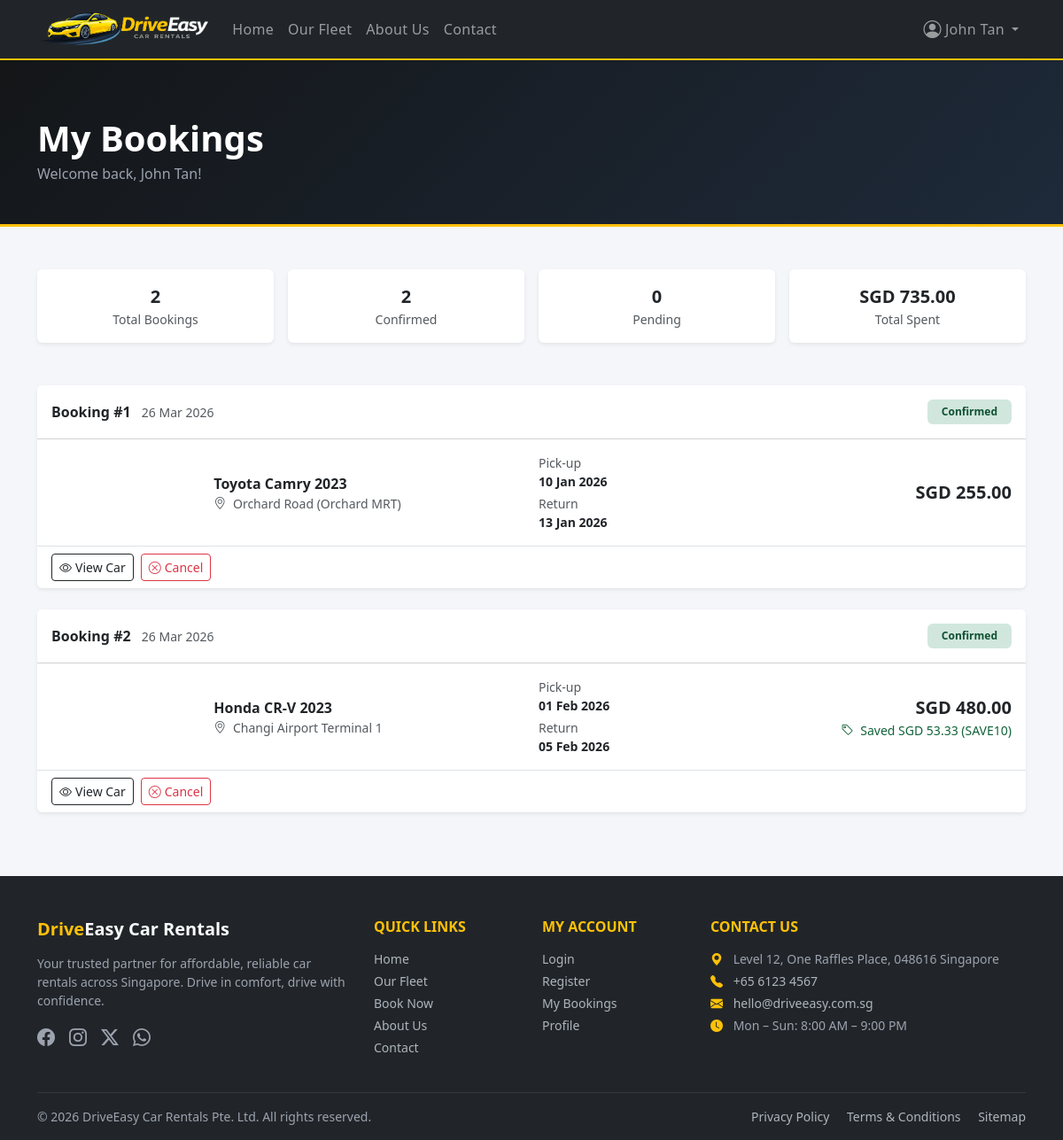
The app's page /my-bookings.php (signed in) with its own data.
### tables this page shows
CREATE TABLE IF NOT EXISTS bookings (
    id              INT AUTO_INCREMENT PRIMARY KEY,
    user_id         INT           NOT NULL,
    car_id          INT           NOT NULL,
    pickup_location VARCHAR(150)  NOT NULL,
    start_date      DATE          NOT NULL,
    end_date        DATE          NOT NULL,
    total_cost      DECIMAL(10,2) NOT NULL,
    status          ENUM('pending','confirmed','cancelled') NOT NULL DEFAULT 'pending',
    promo_code      VARCHAR(30)   DEFAULT NULL,
    discount_amount DECIMAL(10,2) NOT NULL DEFAULT 0.00,
    notes           TEXT          DEFAULT NULL,
    created_at      TIMESTAMP DEFAULT CURRENT_TIMESTAMP,
    FOREIGN KEY (user_id) REFERENCES users(id)  ON DELETE CASCADE,
    FOREIGN KEY (car_id)  REFERENCES cars(id)   ON DELETE CASCADE
);

CREATE TABLE IF NOT EXISTS cars (
    id            INT AUTO_INCREMENT PRIMARY KEY,
    brand         VARCHAR(50)   NOT NULL,
    model         VARCHAR(50)   NOT NULL,
    year          YEAR          NOT NULL,
    type          ENUM('sedan','SUV','MPV','sports') NOT NULL,
    daily_rate    DECIMAL(10,2) NOT NULL,
    status        ENUM('available','unavailable') NOT NULL DEFAULT 'available',
    image_path    VARCHAR(255)  DEFAULT 'assets/images/placeholder.jpg',
    description   TEXT,
    seats         TINYINT       NOT NULL DEFAULT 5,
    transmission  ENUM('automatic','manual') NOT NULL DEFAULT 'automatic',
    fuel_type     VARCHAR(30)   NOT NULL DEFAULT 'Petrol',
    mileage       VARCHAR(30)   DEFAULT 'Unlimited',
    created_at    TIMESTAMP DEFAULT CURRENT_TIMESTAMP
);

### includes/auth.php (called while the page is built, shortened)
<?php
function isLoggedIn(): bool
{
    return isset($_SESSION['user_id']) && !empty($_SESSION['user_id']);
}
function currentUserName(): string
{
    return htmlspecialchars($_SESSION['user_name'] ?? '', ENT_QUOTES, 'UTF-8');
}

### my-bookings.php (the view, shortened to what this page needs)
<?php
require_once __DIR__ . '/includes/db.php';
require_once __DIR__ . '/includes/auth.php';
$userId    = currentUserId();
$bookingsStmt = $pdo->prepare(
    "SELECT b.*, c.brand, c.model, c.year, c.type, c.image_path, c.daily_rate
     FROM bookings b
     JOIN cars c ON c.id = b.car_id
     WHERE b.user_id = :uid
     ORDER BY b.created_at DESC"
);
$bookingsStmt->execute([':uid' => $userId]);
$bookings = $bookingsStmt->fetchAll();
?>
<!DOCTYPE html>
<html lang="en">
<head>
    <link rel="stylesheet" href="https://cdn.jsdelivr.net/npm/bootstrap@5.3.2/dist/css/bootstrap.min.css">
    <link rel="stylesheet" href="https://cdn.jsdelivr.net/npm/bootstrap-icons@1.11.3/font/bootstrap-icons.min.css">
    <link rel="stylesheet" href="/assets/css/style.css">
</head>
<body>
<?php include __DIR__ . '/includes/navbar.php'; ?>
<main>
<div class="page-hero">
    <div class="container">
        <h1 class="fw-bold text-white mb-1">My Bookings</h1>
        <p class="text-secondary mb-0">Welcome back, <?= currentUserName() ?>!</p>
    </div>
</div>
<div class="container py-5">
    <?php if (empty($bookings)): ?>
    <div class="text-center py-5">
        <i class="bi bi-calendar-x fs-1 text-muted" aria-hidden="true"></i>
        <h2 class="h4 mt-3">No Bookings Yet</h2>
        <p class="text-muted">Looks like you haven't booked anything yet. Browse our fleet and hit the road!</p>
        <a href="/fleet.php" class="btn btn-warning fw-bold mt-2">Browse Fleet</a>
    </div>
    <?php else: ?>
    <div class="row g-3 mb-5">
        <?php
        $counts = ['pending' => 0, 'confirmed' => 0, 'cancelled' => 0];
        foreach ($bookings as $b) $counts[$b['status']] = ($counts[$b['status']] ?? 0) + 1;
        $totalSpent = array_sum(array_column(array_filter($bookings, fn($b) => $b['status'] !== 'cancelled'), 'total_cost'));
        $statCards = [
            ['Total Bookings', count($bookings),        'bi-calendar-check', 'primary'],
            ['Confirmed',      $counts['confirmed'],    'bi-check-circle',   'success'],
            ['Pending',        $counts['pending'],      'bi-hourglass-split','warning'],
            ['Total Spent',    'SGD '.number_format($totalSpent,2), 'bi-wallet2', 'info'],
        ];
        foreach ($statCards as $sc): ?>
        <div class="col-6 col-md-3">
            <div class="card text-center border-0 shadow-sm h-100">
                <div class="card-body py-3">
                    <div class="fw-bold fs-5"><?= htmlspecialchars((string)$sc[1]) ?></div>
                    <div class="text-muted small"><?= htmlspecialchars($sc[0]) ?></div>
                </div>
            </div>
        </div>
        <?php endforeach; ?>
    </div>
    <?php foreach ($bookings as $booking): ?>
    <div class="card border-0 shadow-sm mb-4 overflow-hidden">
        <div class="card-header bg-white d-flex flex-wrap justify-content-between align-items-center gap-2 py-3">
            <div>
                <span class="fw-bold">Booking #<?= (int)$booking['id'] ?></span>
                <span class="text-muted small ms-2"><?= htmlspecialchars(date('d M Y', strtotime($booking['created_at']))) ?></span>
            </div>
            <span class="badge status-<?= htmlspecialchars($booking['status']) ?> px-3 py-2 text-capitalize"><?= htmlspecialchars($booking['status']) ?></span>
        </div>
        <div class="card-body">
            <div class="row g-3 align-items-center">
                <div class="col-12 col-sm-3 col-md-2 text-center">
                </div>
                <div class="col-12 col-sm-9 col-md-4">
                    <div class="fw-bold">
                        <?= htmlspecialchars($booking['brand'] . ' ' . $booking['model']) ?> <?= htmlspecialchars($booking['year']) ?>
                    </div>
                    <div class="text-muted small">
                        <i class="bi bi-geo-alt me-1" aria-hidden="true"></i>
                        <?= htmlspecialchars($booking['pickup_location']) ?>
                    </div>
                </div>
                <div class="col-6 col-md-3">
                    <div class="small text-muted">Pick-up</div>
                    <div class="fw-semibold small"><?= htmlspecialchars(date('d M Y', strtotime($booking['start_date']))) ?></div>
                    <div class="small text-muted mt-1">Return</div>
                    <div class="fw-semibold small"><?= htmlspecialchars(date('d M Y', strtotime($booking['end_date']))) ?></div>
                </div>
                <div class="col-6 col-md-3 text-end">
                    <div class="fs-5 fw-bold text-dark">SGD <?= number_format((float)$booking['total_cost'], 2) ?></div>
                    <?php if ($booking['discount_amount'] > 0): ?>
                    <div class="text-success small">
                        <i class="bi bi-tag me-1" aria-hidden="true"></i> Saved SGD <?= number_format((float)$booking['discount_amount'], 2) ?>
                        <?php if ($booking['promo_code']): ?>(<?= htmlspecialchars($booking['promo_code']) ?>)<?php endif; ?>
                    </div>
                    <?php endif; ?>
                </div>
            </div>
        </div>
        <div class="card-footer bg-white border-top d-flex flex-wrap gap-2 align-items-center">
            <a href="/car-details.php?id=<?= (int)$booking['car_id'] ?>" class="btn btn-outline-dark btn-sm">
                <i class="bi bi-eye me-1" aria-hidden="true"></i>View Car
            </a>
            <?php if (in_array($booking['status'], ['pending', 'confirmed'])): ?>
            <form method="POST" action="/my-bookings.php" class="d-inline">
                <button type="submit" class="btn btn-outline-danger btn-sm btn-cancel-booking">
                    <i class="bi bi-x-circle me-1" aria-hidden="true"></i>Cancel
                </button>
            </form>
            <?php endif; ?>
        </div>
    </div>
    <?php endforeach; ?>
    <?php endif; ?>
</div></main>
<?php include __DIR__ . '/includes/footer.php'; ?>
</body>
</html>

### includes/navbar.php (shortened to what this page needs)
<?php
$currentPage = basename($_SERVER['PHP_SELF']);
function navActive(string $page): string {
    global $currentPage;
    return ($currentPage === $page) ? 'active" aria-current="page' : '';
}
?>
<nav class="navbar navbar-expand-lg navbar-dark bg-dark sticky-top shadow-sm" id="mainNav">
    <div class="container">
<a class="navbar-brand" href="/index.php">
    <img src="/assets/images/logo.png" alt="DriveEasy" class="navbar-logo">
</a>
        <div class="collapse navbar-collapse" id="navbarMain">
            <ul class="navbar-nav me-auto mb-2 mb-lg-0">
                <li class="nav-item">
                    <a class="nav-link <?= navActive('index.php') ?>" href="/index.php">Home</a>
                </li>
                <li class="nav-item">
                    <a class="nav-link <?= navActive('fleet.php') ?>" href="/fleet.php">Our Fleet</a>
                </li>
                <li class="nav-item">
                    <a class="nav-link <?= navActive('about.php') ?>" href="/about.php">About Us</a>
                </li>
                <li class="nav-item">
                    <a class="nav-link <?= navActive('contact.php') ?>" href="/contact.php">Contact</a>
                </li>
            </ul>
            <ul class="navbar-nav ms-auto mb-2 mb-lg-0 align-items-lg-center">
                <?php if (isLoggedIn()): ?>
                    <li class="nav-item dropdown">
                        <a class="nav-link dropdown-toggle d-flex align-items-center gap-1"
                           href="#" role="button"
                           data-bs-toggle="dropdown" aria-expanded="false"
                           id="userDropdown">
                            <i class="bi bi-person-circle fs-5" aria-hidden="true"></i>
                            <span><?= currentUserName() ?></span>
                        </a>
                    </li>
                <?php endif; ?>
            </ul>
        </div>
    </div>
</nav>

### includes/footer.php
<?php
$currentYear = date('Y');
?>
<footer class="bg-dark text-light pt-5 pb-3 mt-auto" role="contentinfo">
    <div class="container">
        <div class="row g-4">
            <div class="col-12 col-md-4">
                <h2 class="h5 fw-bold mb-3">
                    <span class="text-warning">Drive</span>Easy Car Rentals
                </h2>
                <p class="text-secondary small">
                    Your trusted partner for affordable, reliable car rentals across Singapore.
                    Drive in comfort, drive with confidence.
                </p>
                <div class="d-flex gap-3 mt-3">
                    <a href="#" class="text-secondary fs-5 footer-social" aria-label="Facebook">
                        <i class="bi bi-facebook" aria-hidden="true"></i>
                    </a>
                    <a href="#" class="text-secondary fs-5 footer-social" aria-label="Instagram">
                        <i class="bi bi-instagram" aria-hidden="true"></i>
                    </a>
                    <a href="#" class="text-secondary fs-5 footer-social" aria-label="Twitter / X">
                        <i class="bi bi-twitter-x" aria-hidden="true"></i>
                    </a>
                    <a href="#" class="text-secondary fs-5 footer-social" aria-label="WhatsApp">
                        <i class="bi bi-whatsapp" aria-hidden="true"></i>
                    </a>
                </div>
            </div>
            <div class="col-6 col-md-2">
                <h3 class="h6 text-uppercase fw-semibold text-warning mb-3">Quick Links</h3>
                <ul class="list-unstyled small">
                    <li class="mb-1"><a href="/index.php"   class="footer-link">Home</a></li>
                    <li class="mb-1"><a href="/fleet.php"   class="footer-link">Our Fleet</a></li>
                    <li class="mb-1"><a href="/booking.php" class="footer-link">Book Now</a></li>
                    <li class="mb-1"><a href="/about.php"   class="footer-link">About Us</a></li>
                    <li class="mb-1"><a href="/contact.php" class="footer-link">Contact</a></li>
                </ul>
            </div>
            <div class="col-6 col-md-2">
                <h3 class="h6 text-uppercase fw-semibold text-warning mb-3">My Account</h3>
                <ul class="list-unstyled small">
                    <li class="mb-1"><a href="/login.php"       class="footer-link">Login</a></li>
                    <li class="mb-1"><a href="/register.php"    class="footer-link">Register</a></li>
                    <li class="mb-1"><a href="/my-bookings.php" class="footer-link">My Bookings</a></li>
                    <li class="mb-1"><a href="/profile.php"     class="footer-link">Profile</a></li>
                </ul>
            </div>
            <div class="col-12 col-md-4">
                <h3 class="h6 text-uppercase fw-semibold text-warning mb-3">Contact Us</h3>
                <address class="text-secondary small mb-0" style="font-style:normal;">
                    <p class="mb-1">
                        <i class="bi bi-geo-alt-fill me-2 text-warning" aria-hidden="true"></i>
                        Level 12, One Raffles Place, 048616 Singapore
                    </p>
                    <p class="mb-1">
                        <i class="bi bi-telephone-fill me-2 text-warning" aria-hidden="true"></i>
                        <a href="tel:+6561234567" class="footer-link">+65 6123 4567</a>
                    </p>
                    <p class="mb-1">
                        <i class="bi bi-envelope-fill me-2 text-warning" aria-hidden="true"></i>
                        <a href="mailto:hello@driveeasy.com.sg" class="footer-link">hello@driveeasy.com.sg</a>
                    </p>
                    <p class="mb-0">
                        <i class="bi bi-clock-fill me-2 text-warning" aria-hidden="true"></i>
                        Mon – Sun: 8:00 AM – 9:00 PM
                    </p>
                </address>
            </div>
        </div>
        <hr class="border-secondary mt-4">
        <div class="d-flex flex-column flex-md-row justify-content-between align-items-center small text-secondary">
            <p class="mb-1 mb-md-0">
                &copy; <?= $currentYear ?> DriveEasy Car Rentals Pte. Ltd. All rights reserved.
            </p>
            <p class="mb-0">
                <a href="#" class="footer-link me-3">Privacy Policy</a>
                <a href="#" class="footer-link me-3">Terms &amp; Conditions</a>
                <a href="#" class="footer-link">Sitemap</a>
            </p>
        </div>
    </div>
</footer>

### assets/css/style.css (style rules this page uses)
:root { --brand-gold: #FFC107; --brand-gold-text: #735500; --brand-dark: #212529; --brand-darker: #141618; --brand-light: #F8F9FA; --card-radius: 0.75rem; --transition: 0.25s ease; }
.text-warning { color: var(--brand-gold-text) !important; }
.text-muted, .text-secondary { color: #54595e !important; }
.bg-dark .text-muted, .bg-dark .text-secondary, .page-hero .text-muted, .page-hero .text-secondary, .hero-section .text-muted, .hero-section .text-secondary, .cost-box .text-muted, .cost-box .text-secondary, .admin-sidebar .text-muted, .admin-sidebar .text-secondary { color: #9ca3af !important; }
.text-success { color: #12633a !important; }
.bg-dark .text-warning, .page-hero .text-warning, .hero-section .text-warning, .navbar-dark .text-warning, .admin-sidebar .text-warning { color: var(--brand-gold) !important; }
body { font-family: 'Segoe UI', system-ui, -apple-system, sans-serif; display: flex; flex-direction: column; min-height: 100vh; background-color: #f4f6f9; color: var(--brand-dark); }
main { flex: 1; }
a { text-decoration: none; transition: color var(--transition); }
img { max-width: 100%; height: auto; }
#mainNav { border-bottom: 2px solid var(--brand-gold); }
#mainNav .nav-link { font-weight: 500; letter-spacing: 0.02em; transition: color var(--transition); }
.navbar-brand img { transition: transform .2s ease; }
.navbar-logo { height: 40px; width: auto; }
.footer-link { color: #adb5bd; transition: color var(--transition); }
.footer-social { transition: color var(--transition); }
.status-confirmed { background: #d1e7dd; color: #0f5132; }
.page-hero { background: linear-gradient(135deg, var(--brand-darker), #1e2a3a); color: #fff; padding: 4rem 0 3rem; position: relative; overflow: hidden; }
.page-hero::after { content: ''; position: absolute; bottom: 0; left: 0; right: 0; height: 3px; background: var(--brand-gold); }

### records on screen
bookings: id "1", created_at "26 Mar 2026", status "Confirmed", car.model "Toyota Camry", car.year "2023", pickup_location "Orchard Road (Orchard MRT)", start_date "10 Jan 2026", end_date "13 Jan 2026", total_cost "255.00"
bookings: id "2", created_at "26 Mar 2026", status "Confirmed", car.model "Honda CR-V", car.year "2023", pickup_location "Changi Airport Terminal 1", start_date "01 Feb 2026", end_date "05 Feb 2026", total_cost "480.00", discount_amount "53.33", promo_code "SAVE10"

### other values on screen
currentUserName() "John Tan"
$sc[1] "2"
$sc[0] "Total Bookings"
$sc[0] "Confirmed"
$sc[1] "0"
$sc[0] "Pending"
$sc[1] "SGD 735.00"
$sc[0] "Total Spent"
